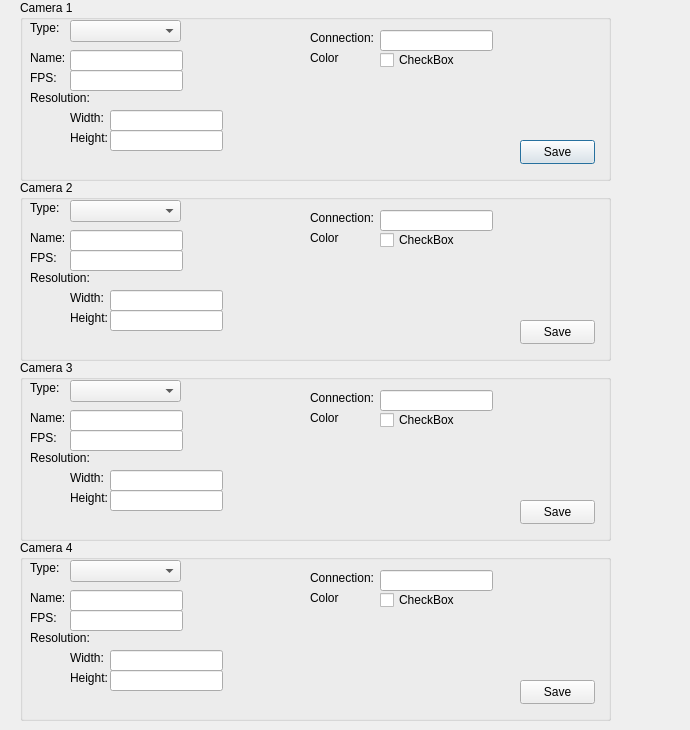
<?xml version="1.0" encoding="UTF-8"?>
<ui version="4.0">
 <class>SettingsWindowClass</class>
 <widget class="QDialog" name="SettingsWindowClass">
  <property name="geometry">
   <rect>
    <x>0</x>
    <y>0</y>
    <width>690</width>
    <height>730</height>
   </rect>
  </property>
  <property name="minimumSize">
   <size>
    <width>690</width>
    <height>730</height>
   </size>
  </property>
  <property name="maximumSize">
   <size>
    <width>690</width>
    <height>730</height>
   </size>
  </property>
  <property name="windowTitle">
   <string>Dialog</string>
  </property>
  <widget class="QGroupBox" name="camera1_groupBox">
   <property name="geometry">
    <rect>
     <x>20</x>
     <y>0</y>
     <width>591</width>
     <height>181</height>
    </rect>
   </property>
   <property name="title">
    <string>Camera 1</string>
   </property>
   <widget class="QLabel" name="cam1_label_Name">
    <property name="geometry">
     <rect>
      <x>10</x>
      <y>50</y>
      <width>41</width>
      <height>16</height>
     </rect>
    </property>
    <property name="text">
     <string>Name:</string>
    </property>
   </widget>
   <widget class="QLabel" name="cam1_label_Type">
    <property name="geometry">
     <rect>
      <x>10</x>
      <y>20</y>
      <width>49</width>
      <height>16</height>
     </rect>
    </property>
    <property name="text">
     <string>Type:</string>
    </property>
   </widget>
   <widget class="QLabel" name="cam1_label_FPS">
    <property name="geometry">
     <rect>
      <x>10</x>
      <y>70</y>
      <width>49</width>
      <height>16</height>
     </rect>
    </property>
    <property name="text">
     <string>FPS:</string>
    </property>
   </widget>
   <widget class="QLabel" name="cam1_label_Resolution">
    <property name="geometry">
     <rect>
      <x>10</x>
      <y>90</y>
      <width>61</width>
      <height>16</height>
     </rect>
    </property>
    <property name="text">
     <string>Resolution:</string>
    </property>
   </widget>
   <widget class="QLabel" name="cam1_label_Width">
    <property name="geometry">
     <rect>
      <x>50</x>
      <y>110</y>
      <width>49</width>
      <height>16</height>
     </rect>
    </property>
    <property name="text">
     <string>Width:</string>
    </property>
   </widget>
   <widget class="QLabel" name="cam1_label_Height">
    <property name="geometry">
     <rect>
      <x>50</x>
      <y>130</y>
      <width>49</width>
      <height>16</height>
     </rect>
    </property>
    <property name="text">
     <string>Height:</string>
    </property>
   </widget>
   <widget class="QLabel" name="cam1_label_Connection">
    <property name="geometry">
     <rect>
      <x>290</x>
      <y>30</y>
      <width>71</width>
      <height>16</height>
     </rect>
    </property>
    <property name="text">
     <string>Connection:</string>
    </property>
   </widget>
   <widget class="QLabel" name="cam1_label_Color">
    <property name="geometry">
     <rect>
      <x>290</x>
      <y>50</y>
      <width>49</width>
      <height>16</height>
     </rect>
    </property>
    <property name="text">
     <string>Color</string>
    </property>
   </widget>
   <widget class="QLineEdit" name="cam1_lineEdit_Name">
    <property name="geometry">
     <rect>
      <x>50</x>
      <y>50</y>
      <width>113</width>
      <height>21</height>
     </rect>
    </property>
    <property name="inputMethodHints">
     <set>Qt::ImhNoEditMenu|Qt::ImhNoPredictiveText|Qt::ImhPreferLatin</set>
    </property>
   </widget>
   <widget class="QLineEdit" name="cam1_lineEdit_FPS">
    <property name="geometry">
     <rect>
      <x>50</x>
      <y>70</y>
      <width>113</width>
      <height>21</height>
     </rect>
    </property>
   </widget>
   <widget class="QLineEdit" name="cam1_lineEdit_Width">
    <property name="geometry">
     <rect>
      <x>90</x>
      <y>110</y>
      <width>113</width>
      <height>21</height>
     </rect>
    </property>
    <property name="text">
     <string/>
    </property>
   </widget>
   <widget class="QLineEdit" name="cam1_lineEdit_Height">
    <property name="geometry">
     <rect>
      <x>90</x>
      <y>130</y>
      <width>113</width>
      <height>21</height>
     </rect>
    </property>
    <property name="text">
     <string/>
    </property>
   </widget>
   <widget class="QLineEdit" name="cam1_lineEdit_Connection">
    <property name="geometry">
     <rect>
      <x>360</x>
      <y>30</y>
      <width>113</width>
      <height>21</height>
     </rect>
    </property>
   </widget>
   <widget class="QComboBox" name="cam1_Type_comboBox">
    <property name="geometry">
     <rect>
      <x>50</x>
      <y>20</y>
      <width>111</width>
      <height>22</height>
     </rect>
    </property>
   </widget>
   <widget class="QCheckBox" name="cam1_checkBox_Color">
    <property name="geometry">
     <rect>
      <x>360</x>
      <y>50</y>
      <width>75</width>
      <height>20</height>
     </rect>
    </property>
    <property name="text">
     <string>CheckBox</string>
    </property>
   </widget>
   <widget class="QPushButton" name="cam1_saveChanges_button">
    <property name="geometry">
     <rect>
      <x>500</x>
      <y>140</y>
      <width>75</width>
      <height>24</height>
     </rect>
    </property>
    <property name="text">
     <string>Save</string>
    </property>
   </widget>
  </widget>
  <widget class="QGroupBox" name="camera1_groupBox_2">
   <property name="geometry">
    <rect>
     <x>20</x>
     <y>180</y>
     <width>591</width>
     <height>181</height>
    </rect>
   </property>
   <property name="title">
    <string>Camera 2</string>
   </property>
   <widget class="QLabel" name="cam1_label_Name_2">
    <property name="geometry">
     <rect>
      <x>10</x>
      <y>50</y>
      <width>41</width>
      <height>16</height>
     </rect>
    </property>
    <property name="text">
     <string>Name:</string>
    </property>
   </widget>
   <widget class="QLabel" name="cam1_label_Type_2">
    <property name="geometry">
     <rect>
      <x>10</x>
      <y>20</y>
      <width>49</width>
      <height>16</height>
     </rect>
    </property>
    <property name="text">
     <string>Type:</string>
    </property>
   </widget>
   <widget class="QLabel" name="cam1_label_FPS_2">
    <property name="geometry">
     <rect>
      <x>10</x>
      <y>70</y>
      <width>49</width>
      <height>16</height>
     </rect>
    </property>
    <property name="text">
     <string>FPS:</string>
    </property>
   </widget>
   <widget class="QLabel" name="cam1_label_Resolution_2">
    <property name="geometry">
     <rect>
      <x>10</x>
      <y>90</y>
      <width>61</width>
      <height>16</height>
     </rect>
    </property>
    <property name="text">
     <string>Resolution:</string>
    </property>
   </widget>
   <widget class="QLabel" name="cam1_label_Width_2">
    <property name="geometry">
     <rect>
      <x>50</x>
      <y>110</y>
      <width>49</width>
      <height>16</height>
     </rect>
    </property>
    <property name="text">
     <string>Width:</string>
    </property>
   </widget>
   <widget class="QLabel" name="cam1_label_Height_2">
    <property name="geometry">
     <rect>
      <x>50</x>
      <y>130</y>
      <width>49</width>
      <height>16</height>
     </rect>
    </property>
    <property name="text">
     <string>Height:</string>
    </property>
   </widget>
   <widget class="QLabel" name="cam1_label_Connection_2">
    <property name="geometry">
     <rect>
      <x>290</x>
      <y>30</y>
      <width>71</width>
      <height>16</height>
     </rect>
    </property>
    <property name="text">
     <string>Connection:</string>
    </property>
   </widget>
   <widget class="QLabel" name="cam1_label_Color_2">
    <property name="geometry">
     <rect>
      <x>290</x>
      <y>50</y>
      <width>49</width>
      <height>16</height>
     </rect>
    </property>
    <property name="text">
     <string>Color</string>
    </property>
   </widget>
   <widget class="QLineEdit" name="cam2_lineEdit_Name">
    <property name="geometry">
     <rect>
      <x>50</x>
      <y>50</y>
      <width>113</width>
      <height>21</height>
     </rect>
    </property>
    <property name="inputMethodHints">
     <set>Qt::ImhNoEditMenu|Qt::ImhNoPredictiveText|Qt::ImhPreferLatin</set>
    </property>
   </widget>
   <widget class="QLineEdit" name="cam2_lineEdit_FPS">
    <property name="geometry">
     <rect>
      <x>50</x>
      <y>70</y>
      <width>113</width>
      <height>21</height>
     </rect>
    </property>
   </widget>
   <widget class="QLineEdit" name="cam2_lineEdit_Width">
    <property name="geometry">
     <rect>
      <x>90</x>
      <y>110</y>
      <width>113</width>
      <height>21</height>
     </rect>
    </property>
    <property name="text">
     <string/>
    </property>
   </widget>
   <widget class="QLineEdit" name="cam2_lineEdit_Height">
    <property name="geometry">
     <rect>
      <x>90</x>
      <y>130</y>
      <width>113</width>
      <height>21</height>
     </rect>
    </property>
    <property name="text">
     <string/>
    </property>
   </widget>
   <widget class="QLineEdit" name="cam2_lineEdit_Connection">
    <property name="geometry">
     <rect>
      <x>360</x>
      <y>30</y>
      <width>113</width>
      <height>21</height>
     </rect>
    </property>
   </widget>
   <widget class="QComboBox" name="cam2_Type_comboBox">
    <property name="geometry">
     <rect>
      <x>50</x>
      <y>20</y>
      <width>111</width>
      <height>22</height>
     </rect>
    </property>
   </widget>
   <widget class="QCheckBox" name="cam2_checkBox_Color">
    <property name="geometry">
     <rect>
      <x>360</x>
      <y>50</y>
      <width>75</width>
      <height>20</height>
     </rect>
    </property>
    <property name="text">
     <string>CheckBox</string>
    </property>
   </widget>
   <widget class="QPushButton" name="cam2_saveChanges_button">
    <property name="geometry">
     <rect>
      <x>500</x>
      <y>140</y>
      <width>75</width>
      <height>24</height>
     </rect>
    </property>
    <property name="text">
     <string>Save</string>
    </property>
   </widget>
  </widget>
  <widget class="QGroupBox" name="camera1_groupBox_3">
   <property name="geometry">
    <rect>
     <x>20</x>
     <y>360</y>
     <width>591</width>
     <height>181</height>
    </rect>
   </property>
   <property name="title">
    <string>Camera 3</string>
   </property>
   <widget class="QLabel" name="cam1_label_Name_3">
    <property name="geometry">
     <rect>
      <x>10</x>
      <y>50</y>
      <width>41</width>
      <height>16</height>
     </rect>
    </property>
    <property name="text">
     <string>Name:</string>
    </property>
   </widget>
   <widget class="QLabel" name="cam1_label_Type_3">
    <property name="geometry">
     <rect>
      <x>10</x>
      <y>20</y>
      <width>49</width>
      <height>16</height>
     </rect>
    </property>
    <property name="text">
     <string>Type:</string>
    </property>
   </widget>
   <widget class="QLabel" name="cam1_label_FPS_3">
    <property name="geometry">
     <rect>
      <x>10</x>
      <y>70</y>
      <width>49</width>
      <height>16</height>
     </rect>
    </property>
    <property name="text">
     <string>FPS:</string>
    </property>
   </widget>
   <widget class="QLabel" name="cam1_label_Resolution_3">
    <property name="geometry">
     <rect>
      <x>10</x>
      <y>90</y>
      <width>61</width>
      <height>16</height>
     </rect>
    </property>
    <property name="text">
     <string>Resolution:</string>
    </property>
   </widget>
   <widget class="QLabel" name="cam1_label_Width_3">
    <property name="geometry">
     <rect>
      <x>50</x>
      <y>110</y>
      <width>49</width>
      <height>16</height>
     </rect>
    </property>
    <property name="text">
     <string>Width:</string>
    </property>
   </widget>
   <widget class="QLabel" name="cam1_label_Height_3">
    <property name="geometry">
     <rect>
      <x>50</x>
      <y>130</y>
      <width>49</width>
      <height>16</height>
     </rect>
    </property>
    <property name="text">
     <string>Height:</string>
    </property>
   </widget>
   <widget class="QLabel" name="cam1_label_Connection_3">
    <property name="geometry">
     <rect>
      <x>290</x>
      <y>30</y>
      <width>71</width>
      <height>16</height>
     </rect>
    </property>
    <property name="text">
     <string>Connection:</string>
    </property>
   </widget>
   <widget class="QLabel" name="cam1_label_Color_3">
    <property name="geometry">
     <rect>
      <x>290</x>
      <y>50</y>
      <width>49</width>
      <height>16</height>
     </rect>
    </property>
    <property name="text">
     <string>Color</string>
    </property>
   </widget>
   <widget class="QLineEdit" name="cam3_lineEdit_Name">
    <property name="geometry">
     <rect>
      <x>50</x>
      <y>50</y>
      <width>113</width>
      <height>21</height>
     </rect>
    </property>
    <property name="inputMethodHints">
     <set>Qt::ImhNoEditMenu|Qt::ImhNoPredictiveText|Qt::ImhPreferLatin</set>
    </property>
   </widget>
   <widget class="QLineEdit" name="cam3_lineEdit_FPS">
    <property name="geometry">
     <rect>
      <x>50</x>
      <y>70</y>
      <width>113</width>
      <height>21</height>
     </rect>
    </property>
   </widget>
   <widget class="QLineEdit" name="cam3_lineEdit_Width">
    <property name="geometry">
     <rect>
      <x>90</x>
      <y>110</y>
      <width>113</width>
      <height>21</height>
     </rect>
    </property>
    <property name="text">
     <string/>
    </property>
   </widget>
   <widget class="QLineEdit" name="cam3_lineEdit_Height">
    <property name="geometry">
     <rect>
      <x>90</x>
      <y>130</y>
      <width>113</width>
      <height>21</height>
     </rect>
    </property>
    <property name="text">
     <string/>
    </property>
   </widget>
   <widget class="QLineEdit" name="cam3_lineEdit_Connection">
    <property name="geometry">
     <rect>
      <x>360</x>
      <y>30</y>
      <width>113</width>
      <height>21</height>
     </rect>
    </property>
   </widget>
   <widget class="QComboBox" name="cam3_Type_comboBox">
    <property name="geometry">
     <rect>
      <x>50</x>
      <y>20</y>
      <width>111</width>
      <height>22</height>
     </rect>
    </property>
   </widget>
   <widget class="QCheckBox" name="cam3_checkBox_Color">
    <property name="geometry">
     <rect>
      <x>360</x>
      <y>50</y>
      <width>75</width>
      <height>20</height>
     </rect>
    </property>
    <property name="text">
     <string>CheckBox</string>
    </property>
   </widget>
   <widget class="QPushButton" name="cam3_saveChanges_button">
    <property name="geometry">
     <rect>
      <x>500</x>
      <y>140</y>
      <width>75</width>
      <height>24</height>
     </rect>
    </property>
    <property name="text">
     <string>Save</string>
    </property>
   </widget>
  </widget>
  <widget class="QGroupBox" name="camera1_groupBox_4">
   <property name="geometry">
    <rect>
     <x>20</x>
     <y>540</y>
     <width>591</width>
     <height>181</height>
    </rect>
   </property>
   <property name="title">
    <string>Camera 4</string>
   </property>
   <widget class="QLabel" name="cam1_label_Name_4">
    <property name="geometry">
     <rect>
      <x>10</x>
      <y>50</y>
      <width>41</width>
      <height>16</height>
     </rect>
    </property>
    <property name="text">
     <string>Name:</string>
    </property>
   </widget>
   <widget class="QLabel" name="cam1_label_Type_4">
    <property name="geometry">
     <rect>
      <x>10</x>
      <y>20</y>
      <width>49</width>
      <height>16</height>
     </rect>
    </property>
    <property name="text">
     <string>Type:</string>
    </property>
   </widget>
   <widget class="QLabel" name="cam1_label_FPS_4">
    <property name="geometry">
     <rect>
      <x>10</x>
      <y>70</y>
      <width>49</width>
      <height>16</height>
     </rect>
    </property>
    <property name="text">
     <string>FPS:</string>
    </property>
   </widget>
   <widget class="QLabel" name="cam1_label_Resolution_4">
    <property name="geometry">
     <rect>
      <x>10</x>
      <y>90</y>
      <width>61</width>
      <height>16</height>
     </rect>
    </property>
    <property name="text">
     <string>Resolution:</string>
    </property>
   </widget>
   <widget class="QLabel" name="cam1_label_Width_4">
    <property name="geometry">
     <rect>
      <x>50</x>
      <y>110</y>
      <width>49</width>
      <height>16</height>
     </rect>
    </property>
    <property name="text">
     <string>Width:</string>
    </property>
   </widget>
   <widget class="QLabel" name="cam1_label_Height_4">
    <property name="geometry">
     <rect>
      <x>50</x>
      <y>130</y>
      <width>49</width>
      <height>16</height>
     </rect>
    </property>
    <property name="text">
     <string>Height:</string>
    </property>
   </widget>
   <widget class="QLabel" name="cam1_label_Connection_4">
    <property name="geometry">
     <rect>
      <x>290</x>
      <y>30</y>
      <width>71</width>
      <height>16</height>
     </rect>
    </property>
    <property name="text">
     <string>Connection:</string>
    </property>
   </widget>
   <widget class="QLabel" name="cam1_label_Color_4">
    <property name="geometry">
     <rect>
      <x>290</x>
      <y>50</y>
      <width>49</width>
      <height>16</height>
     </rect>
    </property>
    <property name="text">
     <string>Color</string>
    </property>
   </widget>
   <widget class="QLineEdit" name="cam4_lineEdit_Name">
    <property name="geometry">
     <rect>
      <x>50</x>
      <y>50</y>
      <width>113</width>
      <height>21</height>
     </rect>
    </property>
    <property name="inputMethodHints">
     <set>Qt::ImhNoEditMenu|Qt::ImhNoPredictiveText|Qt::ImhPreferLatin</set>
    </property>
   </widget>
   <widget class="QLineEdit" name="cam4_lineEdit_FPS">
    <property name="geometry">
     <rect>
      <x>50</x>
      <y>70</y>
      <width>113</width>
      <height>21</height>
     </rect>
    </property>
   </widget>
   <widget class="QLineEdit" name="cam4_lineEdit_Width">
    <property name="geometry">
     <rect>
      <x>90</x>
      <y>110</y>
      <width>113</width>
      <height>21</height>
     </rect>
    </property>
    <property name="text">
     <string/>
    </property>
   </widget>
   <widget class="QLineEdit" name="cam4_lineEdit_Height">
    <property name="geometry">
     <rect>
      <x>90</x>
      <y>130</y>
      <width>113</width>
      <height>21</height>
     </rect>
    </property>
    <property name="text">
     <string/>
    </property>
   </widget>
   <widget class="QLineEdit" name="cam4_lineEdit_Connection">
    <property name="geometry">
     <rect>
      <x>360</x>
      <y>30</y>
      <width>113</width>
      <height>21</height>
     </rect>
    </property>
   </widget>
   <widget class="QComboBox" name="cam4_Type_comboBox">
    <property name="geometry">
     <rect>
      <x>50</x>
      <y>20</y>
      <width>111</width>
      <height>22</height>
     </rect>
    </property>
   </widget>
   <widget class="QCheckBox" name="cam4_checkBox_Color">
    <property name="geometry">
     <rect>
      <x>360</x>
      <y>50</y>
      <width>75</width>
      <height>20</height>
     </rect>
    </property>
    <property name="text">
     <string>CheckBox</string>
    </property>
   </widget>
   <widget class="QPushButton" name="cam4_saveChanges_button">
    <property name="geometry">
     <rect>
      <x>500</x>
      <y>140</y>
      <width>75</width>
      <height>24</height>
     </rect>
    </property>
    <property name="text">
     <string>Save</string>
    </property>
   </widget>
  </widget>
 </widget>
 <resources/>
 <connections/>
</ui>
